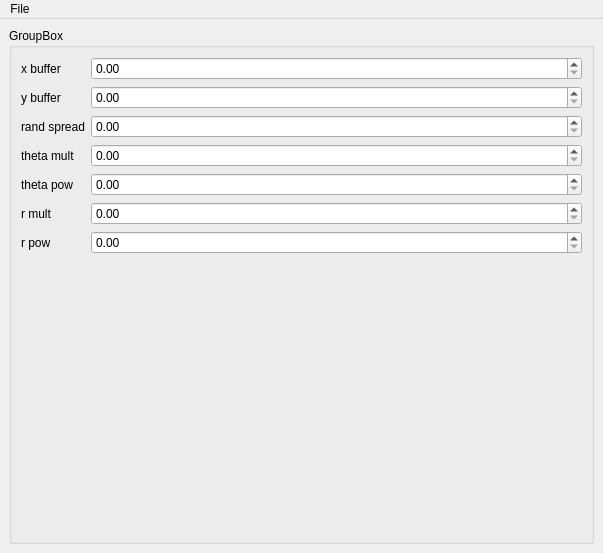
<?xml version="1.0" encoding="UTF-8"?>
<ui version="4.0">
 <class>MainWindow</class>
 <widget class="QMainWindow" name="MainWindow">
  <property name="geometry">
   <rect>
    <x>0</x>
    <y>0</y>
    <width>603</width>
    <height>553</height>
   </rect>
  </property>
  <property name="windowTitle">
   <string>MainWindow</string>
  </property>
  <widget class="QWidget" name="centralWidget">
   <layout class="QGridLayout" name="gridLayout">
    <item row="0" column="0">
     <widget class="QGroupBox" name="groupBox">
      <property name="title">
       <string>GroupBox</string>
      </property>
      <layout class="QFormLayout" name="formLayout">
       <item row="0" column="0">
        <widget class="QLabel" name="label">
         <property name="text">
          <string>x buffer</string>
         </property>
        </widget>
       </item>
       <item row="0" column="1">
        <widget class="QDoubleSpinBox" name="doubleSpinBox_xbuffer"/>
       </item>
       <item row="1" column="0">
        <widget class="QLabel" name="label_2">
         <property name="text">
          <string>y buffer</string>
         </property>
        </widget>
       </item>
       <item row="1" column="1">
        <widget class="QDoubleSpinBox" name="doubleSpinBox_ybuffer"/>
       </item>
       <item row="2" column="1">
        <widget class="QDoubleSpinBox" name="doubleSpinBox_randSpread"/>
       </item>
       <item row="3" column="1">
        <widget class="QDoubleSpinBox" name="doubleSpinBox_thetaMult"/>
       </item>
       <item row="2" column="0">
        <widget class="QLabel" name="label_3">
         <property name="text">
          <string>rand spread</string>
         </property>
        </widget>
       </item>
       <item row="3" column="0">
        <widget class="QLabel" name="label_4">
         <property name="text">
          <string>theta mult</string>
         </property>
        </widget>
       </item>
       <item row="4" column="0">
        <widget class="QLabel" name="label_5">
         <property name="text">
          <string>theta pow</string>
         </property>
        </widget>
       </item>
       <item row="5" column="0">
        <widget class="QLabel" name="label_6">
         <property name="text">
          <string>r mult</string>
         </property>
        </widget>
       </item>
       <item row="6" column="0">
        <widget class="QLabel" name="label_7">
         <property name="text">
          <string>r pow</string>
         </property>
        </widget>
       </item>
       <item row="4" column="1">
        <widget class="QDoubleSpinBox" name="doubleSpinBox_thetaPow"/>
       </item>
       <item row="5" column="1">
        <widget class="QDoubleSpinBox" name="doubleSpinBox_rMult"/>
       </item>
       <item row="6" column="1">
        <widget class="QDoubleSpinBox" name="doubleSpinBox_rPow"/>
       </item>
      </layout>
     </widget>
    </item>
   </layout>
  </widget>
  <widget class="QMenuBar" name="menuBar">
   <property name="geometry">
    <rect>
     <x>0</x>
     <y>0</y>
     <width>603</width>
     <height>22</height>
    </rect>
   </property>
   <widget class="QMenu" name="menuFile">
    <property name="title">
     <string>File</string>
    </property>
    <addaction name="actionNew"/>
    <addaction name="separator"/>
    <addaction name="actionExit"/>
   </widget>
   <addaction name="menuFile"/>
  </widget>
  <action name="actionNew">
   <property name="text">
    <string>New</string>
   </property>
   <property name="shortcut">
    <string>Ctrl+N</string>
   </property>
  </action>
  <action name="actionExit">
   <property name="text">
    <string>Exit</string>
   </property>
   <property name="shortcut">
    <string>Ctrl+Q</string>
   </property>
  </action>
 </widget>
 <resources/>
 <connections/>
</ui>
